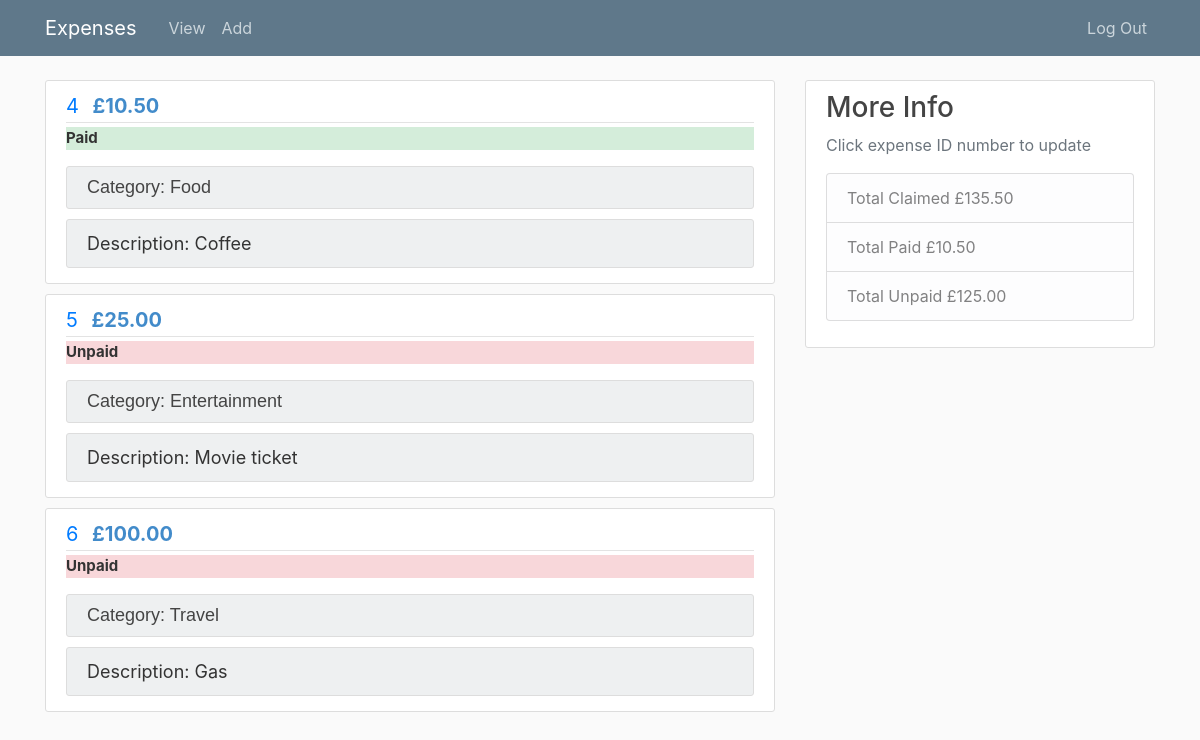
/2, run on the app's committed database.
### expenses.py (models this page shows)
class Expense(db.Model):
    id = db.Column(db.Integer, index=True, primary_key=True)
    amount = db.Column(db.Integer, index=True)
    description = db.Column(db.String, index=True)
    category = db.Column(db.String, index=True)
    repaid = db.Column(db.String, default="Unpaid", index=True)
    userId = db.Column(db.Integer, db.ForeignKey('user.id'))

### expenses.py (the view)
@app.route("/<int:user_id>", methods=["GET"])
def home(user_id):
    user = User.query.filter_by(id=user_id).first()
    if user is None:
        return "User not found", 404
    expenses = Expense.query.filter_by(userId=user_id).all()
    return render_template("home.html", expenses=expenses, user_id=user_id,
                           totalexpense=allexpense(user_id), totalPaid=totalPaid(user_id), totalUnpaid=totalUnpaid(user_id))

### expenses.py (called while the page is built)
def allexpense(user_id):
    expenses = Expense.query.filter_by(userId=user_id).all()
    totalexpense = 0
    for expense in expenses:
        totalexpense += expense.amount
    return totalexpense

def totalPaid(user_id):
    expenses = Expense.query.filter_by(userId=user_id).all()
    totalpaid = 0
    for expense in expenses:
        if expense.repaid == "Paid":
            totalpaid += expense.amount
    return totalpaid

def totalUnpaid(user_id):
    expenses = Expense.query.filter_by(userId=user_id).all()
    totalunpaid = 0
    for expense in expenses:
        if expense.repaid == "Unpaid":
            totalunpaid += expense.amount
    return totalunpaid

### templates/home.html
{% extends 'layout.html' %}
{% block content %}
{% for expense in expenses %}
    <article class="media content-section">
        <div class="media-body">
            <div class="article-metadata">
                    <a class="mr-2" href="{{ url_for("update", user_id=user_id, expense_id=expense.id)}}">{{ expense.id }}</a>
                    <small class="text-muted1">£{{ '{:.2f}'.format(expense.amount) }}</small>
            </div>
            {% if expense.repaid == "Paid" %}
            <p class="paid-unpaid-paid">{{ expense.repaid }}</p>
            {% else %}
            <p class="paid-unpaid-unpaid">{{ expense.repaid }}</p>
            {% endif %}
            <div class="article-header">
                <h3 class="article-title">Category: {{ expense.category }}</h3>
            </div>
            <div class="article-description">
                <p class="sub-title">Description: {{ expense.description }}</p>
            </div>
        </div>
</article>
{% endfor %}
{% endblock content %}

### static/main.css (style rules this page uses)
body { background: #fafafa; color: #333333; margin-top: 5rem; }
h1, h2, h3, h4, h5, h6 { color: #444444; }
.content-section { background: #ffffff; padding: 10px 20px; border: 1px solid #dddddd; border-radius: 3px; margin-bottom: 10px; }
.article-title { font-size: 18px; font-family: Verdana, Geneva, Tahoma, sans-serif; border: 1px solid #dddddd; border-radius: 3px; padding: 10px 20px; margin-bottom: 10px; background-color: #eef0f1; width: 100%; }
.article-description .sub-title { white-space: pre-line; font-size: 18px; border: 1px solid #dddddd; border-radius: 3px; padding: 10px 20px; margin-bottom: 5px; background-color: #eef0f1; }
.article-metadata { padding-bottom: 1px; margin-bottom: 4px; border-bottom: 1px solid #e3e3e3; font-size: 20px; }
.text-muted1 { font-size: 20px; font-weight: bold; color: #428bca; }
.sub-title { border: 1px solid #dddddd; border-radius: 3px; padding: 10px 20px; margin-bottom: 5px; background-color: #d6dee4; }
.paid-unpaid-paid { font-size: 15px; font-weight: bold; background-color: #d4edda !important; }
.paid-unpaid-unpaid { font-size: 15px; font-weight: bold; background-color: #f8d7da !important; }

### data on the page
Expense: id "4", amount "10.50", repaid "Paid", category "Food", description "Coffee"
Expense: id "5", amount "25.00", repaid "Unpaid", category "Entertainment", description "Movie ticket"
Expense: id "6", amount "100.00", repaid "Unpaid", category "Travel", description "Gas"

### other printed values
{{ '{:.2f}'.format(totalexpense) }} "135.50"
{{ '{:.2f}'.format(totalPaid) }} "10.50"
{{ '{:.2f}'.format(totalUnpaid) }} "125.00"
